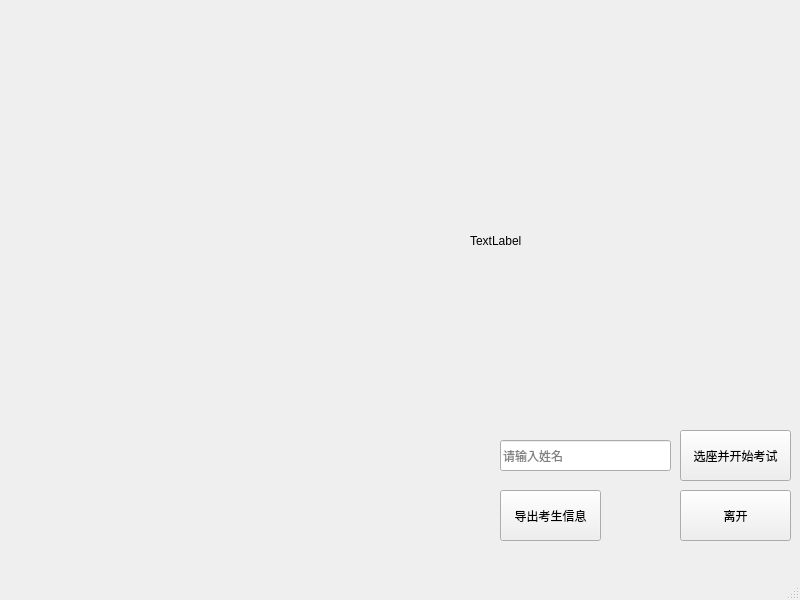
<?xml version="1.0" encoding="UTF-8"?>
<ui version="4.0">
 <class>MainWindow</class>
 <widget class="QMainWindow" name="MainWindow">
  <property name="geometry">
   <rect>
    <x>0</x>
    <y>0</y>
    <width>800</width>
    <height>600</height>
   </rect>
  </property>
  <property name="windowTitle">
   <string>MainWindow</string>
  </property>
  <widget class="QWidget" name="centralwidget">
   <widget class="QLabel" name="label_examname">
    <property name="geometry">
     <rect>
      <x>190</x>
      <y>10</y>
      <width>461</width>
      <height>111</height>
     </rect>
    </property>
    <property name="text">
     <string/>
    </property>
   </widget>
   <widget class="QLineEdit" name="lineEdit">
    <property name="geometry">
     <rect>
      <x>500</x>
      <y>440</y>
      <width>171</width>
      <height>31</height>
     </rect>
    </property>
    <property name="placeholderText">
     <string>请输入姓名</string>
    </property>
   </widget>
   <widget class="QPushButton" name="pushButton_start">
    <property name="geometry">
     <rect>
      <x>680</x>
      <y>430</y>
      <width>111</width>
      <height>51</height>
     </rect>
    </property>
    <property name="text">
     <string>选座并开始考试</string>
    </property>
   </widget>
   <widget class="QPushButton" name="pushButton_information">
    <property name="geometry">
     <rect>
      <x>500</x>
      <y>490</y>
      <width>101</width>
      <height>51</height>
     </rect>
    </property>
    <property name="text">
     <string>导出考生信息</string>
    </property>
   </widget>
   <widget class="QPushButton" name="pushButton_exit">
    <property name="geometry">
     <rect>
      <x>680</x>
      <y>490</y>
      <width>111</width>
      <height>51</height>
     </rect>
    </property>
    <property name="text">
     <string>离开</string>
    </property>
   </widget>
   <widget class="QWidget" name="gridLayoutWidget">
    <property name="geometry">
     <rect>
      <x>20</x>
      <y>150</y>
      <width>371</width>
      <height>341</height>
     </rect>
    </property>
    <layout class="QGridLayout" name="gridLayout"/>
   </widget>
   <widget class="QLabel" name="label_camera">
    <property name="geometry">
     <rect>
      <x>470</x>
      <y>80</y>
      <width>301</width>
      <height>321</height>
     </rect>
    </property>
    <property name="text">
     <string>TextLabel</string>
    </property>
   </widget>
  </widget>
  <widget class="QMenuBar" name="menubar">
   <property name="geometry">
    <rect>
     <x>0</x>
     <y>0</y>
     <width>800</width>
     <height>21</height>
    </rect>
   </property>
  </widget>
  <widget class="QStatusBar" name="statusbar"/>
 </widget>
 <resources/>
 <connections/>
</ui>
